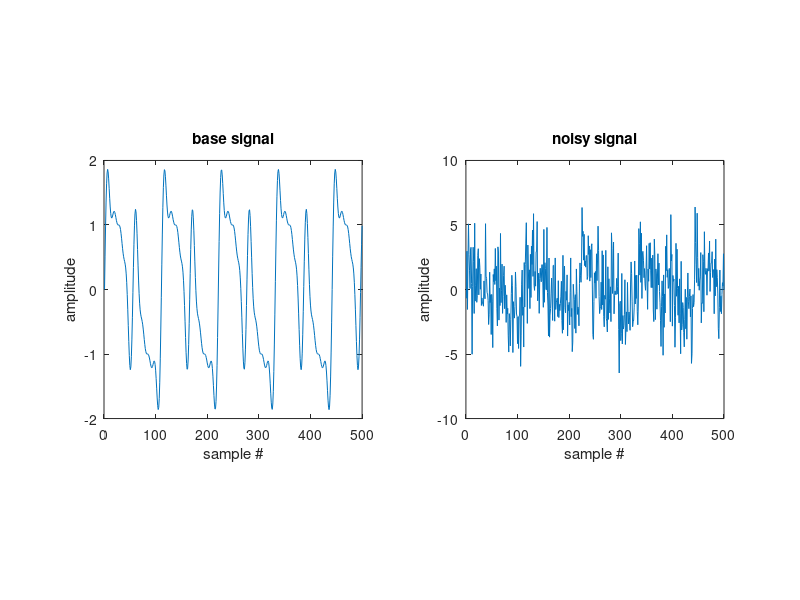
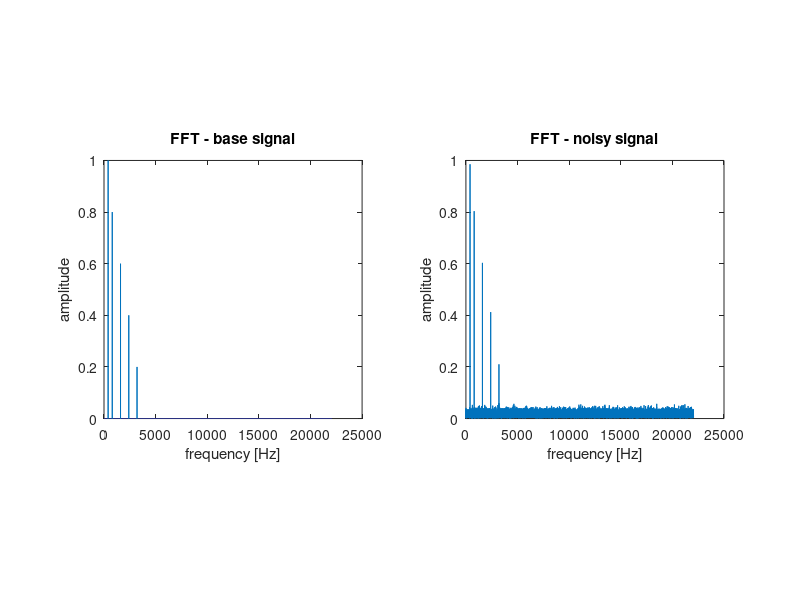

Source code (MATLAB) for these figures, in order:
freq = 400;
Fs = 44100;                                                                 % sampling frequency
dt = 1/Fs;
t = [0:dt:1-dt]';
phase = pi;                                                                 % phase (in radians)
A = 1;                                                                      % amplitude


y1 = A*sin(2*pi*freq*t);
y1 = y1 + 0.8*sin(2*pi*freq*2*t) + 0.6*sin(2*pi*freq*4*t) + 0.4*sin(2*pi*freq*6*t) + 0.2*sin(2*pi*freq*8*t);
n = length(y1);
noisy = y1 + 2*randn(n,1);
figure(1)
subplot(1,2,1), plot(y1(1:500)), title('base signal'), xlabel('sample #'), ylabel('amplitude'), axis square
subplot(1,2,2), plot(noisy(1:500)), title('noisy signal'), xlabel('sample #'), ylabel('amplitude'), axis square
sound(y1/max(abs(y1)), Fs)

%---------------------- FFT --------------------------------
z1 = fft(y1);
z1 = abs(z1/n);
z1 = z1(1:n/2);
z1(2:end-1) = 2*z1(2:end-1);
fz = (0:n/2-1)*(Fs/n);

z2 = fft(noisy);
z2 = abs(z2/n);
z2 = z2(1:n/2);
z2(2:end-1) = 2*z2(2:end-1);
fz = (0:n/2-1)*(Fs/n);

%{
y2 = abs(fft(y1)/length(y1));
shifted = fftshift(y2);
f = (-n/2:n/2-1)*(Fs/n);
figure(3)
plot(f,shifted)
title('FFT (fftshift)'), xlabel('frequency [Hz]'), ylabel('amplitude')
%}


%---------------------- plot --------------------------------
figure(2)
subplot(1,2,1), plot(fz,z1), title('FFT - base signal'), xlabel('frequency [Hz]'), ylabel('amplitude'), axis square
subplot(1,2,2), plot(fz,z2), title('FFT - noisy signal'), xlabel('frequency [Hz]'), ylabel('amplitude'), axis square
